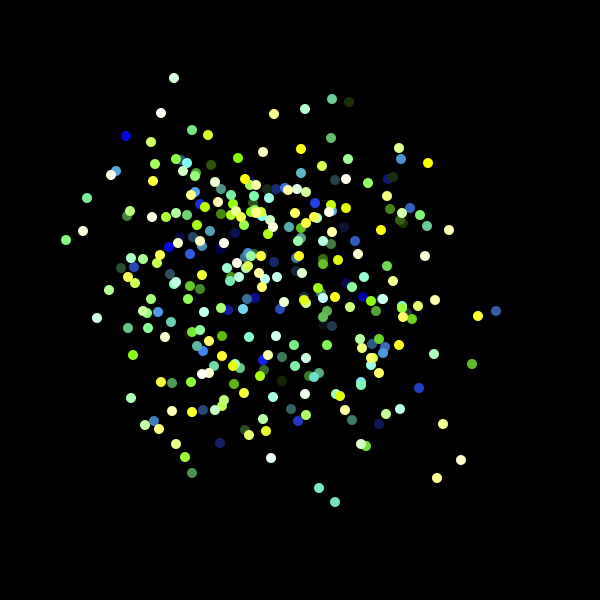
Frame 1 (no input)
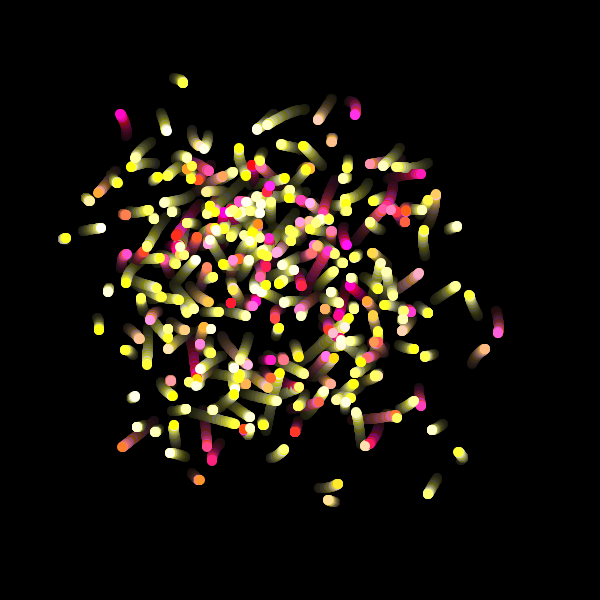
Frame 60 (the mouse pressed at the canvas centre just before this capture)
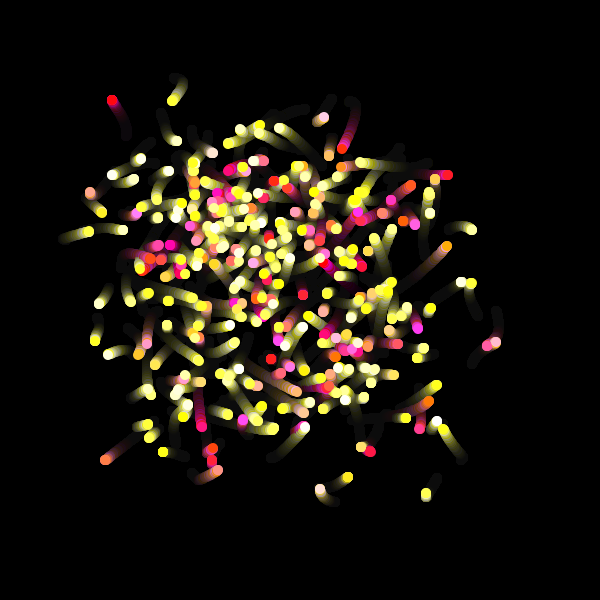
Frame 120 (the mouse held since frame 60 and released just before this capture)

The Processing sketch that drew these frames (run headless with seeded random() and noise(); from frame 60 on, the mouse is pressed at the canvas centre):

// Processing sketch: MagicWorms
// ── MagicWorms.pde
/*
 *    Copyright (c) The League of Amazing Programmers 2013-2021
 *    Level 1
 */

/** This program draws a magical pattern **/
int e = 1;
int w = 1;
// The setup method is run once when the program starts
void setup() {

  //Set your canvas size
  size(600, 600);
  //Set a background color  
  background(#000000);
}

// The draw method runs continuously (in a loop) until the program ends
void draw() {

  // STEP 1.
  // Use a for loop to draw 300 small ellipses in a diagonal line across the canvas.
  // Make them a bright color.
  // RUN THE PROGRAM TO CHECK IT (see the recipe for the expected outcome).
  /*
  for (int i = 0; i <= 600; i+=2) {
    fill(255, 0, 0);
    ellipse(i, i, 10, 10);
  }
  */
  // STEP 2.
  // Now make each ellipse use random values for their x and y co-ordinates. Make sure they are inside the canvas. 
  // Hint:  random(int maxValue)
  // RUN THE PROGRAM TO CHECK IT (see the recipe for the expected outcome).
  /*
  for (int i = 0; i <= 600; i+=2) {
    int x = (int) random(width);
    int y = (int) random(width);
    fill(255, 0, 0);
    ellipse(x, y, 10, 10);
  }
  */
  // STEP 3.
  // Now use the getWormX() and getWormY() methods for x and y co-ordinates of each ellipse
  //(use the for loop variable as the parameter to these methods).
  // RUN THE PROGRAM TO CHECK IT (see the recipe for the expected outcome).
  /*
  for (int i = 0; i <= 600; i+=2) {
    double x = getWormX(i);
    double y = getWormY(i);
    fill(255, 0, 0);
    ellipse((int) x, (int) y, 10, 10);
  }
  */
  // STEP 4.
  // Call makeMagical() in your draw method before the for loop. 
  // OPTIONS: Pass in frameCount or another variable for the ellipse "red value", 
  // and i as the "green value" for some extra color coolness.
  makeMagical();
  for (int i = 0; i <= 600; i+=2) {
    e += 1;
    double r = random(255);
    double x = getWormX(i);
    double y = getWormY(i);
    fill(e, i, (int) r);
    ellipse((int) x, (int) y, 10, 10);
  }
}

/// DO NOT CHANGE THE CODE BELOW. CALL THE METHODS FROM THE DRAW METHOD
   float frequency = .001;
   float noiseInterval = PI;

    void makeMagical() {
        fill( 0, 0, 0, 10 );
        rect(0, 0, width, height);
        noStroke();
    }

    float getWormX(int i) {
        return map(noise(i*noiseInterval + frameCount * frequency), 0, 1, 0, width);
    }

    float getWormY(int i) {
        return map(noise(i*noiseInterval+1 + frameCount * frequency), 0, 1, 0, height);
    }
